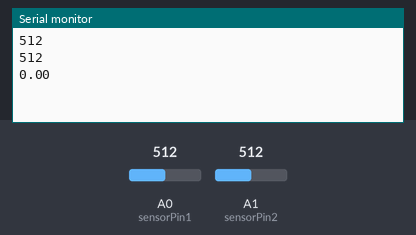
Simulated run of this sketch. Board: Arduino Uno, built with avr-gcc and run on an emulated ATmega328P. Shown: the last lines printed to the serial monitor. Inputs (shaded band) come from the test bench; at power-on: A0 (sensorPin1) = 512, A1 (sensorPin2) = 512.

Above: at 2.3 s.
2.4 s: A0 (sensorPin1) set to 716
At 4.4 s:
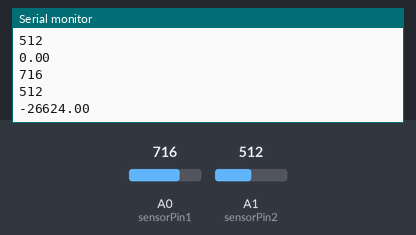
4.5 s: A1 (sensorPin2) set to 716
At 6.3 s:
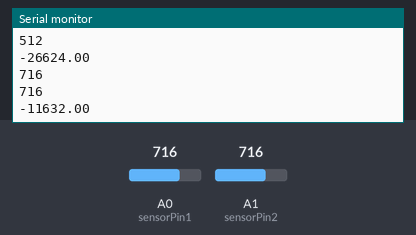
6.6 s: A0 (sensorPin1) set to 900
8.7 s: A1 (sensorPin2) set to 900
At 8.7 s:
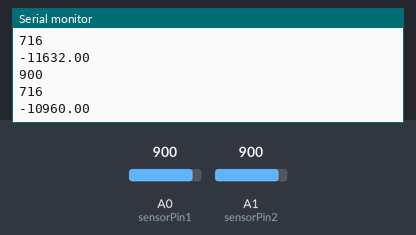
Timing chart, 0 to 11.7 s (numbered marks = the images above; inputs shaded):
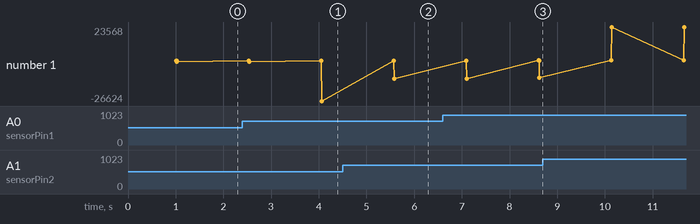

Measured:
- after the input at 2.4 s, the serial monitor: prints a new line after 1.7 s (image 1)
- after the input at 4.5 s, the serial monitor: prints a new line after 1.1 s (image 2)
- plotted number 1: 0 → -26624 after the input at 2.4 s, -26624 → -11632 after the input at 4.5 s, -11632 → -10960 after the input at 6.6 s, -10960 → 23568 after the input at 8.7 s

The sketch:

ComunicacaoSerialArduino.ino
```cpp
// Biblioteca necessária para a comunicação serial
#include <SoftwareSerial.h>

// Pino do sensor conectado à entrada analógica A0
const int sensorPin1 = A0;
const int sensorPin2 = A1;

// Objeto da biblioteca SoftwareSerial para a comunicação com o ESP8266
SoftwareSerial espSerial(2, 3);  // RX, TX (Pinos digitais 2 e 3)

void setup() {
  // Inicializa a comunicação serial com a velocidade de 9600 bps
  Serial.begin(9600);

  // Inicializa a comunicação serial com o ESP8266 na velocidade de 9600 bps
  espSerial.begin(9600);
}

void loop() {
  // Lê o valor do sensor
  int sensorValue1 = analogRead(sensorPin1);
  int sensorValue2 = analogRead(sensorPin2);

// Calcula a potência
  float potencia = sensorValue1 * sensorValue2;

  // Envia os dados para o ESP8266 via comunicação serial
  espSerial.print(sensorValue1);
  espSerial.print(',');
  espSerial.print(sensorValue2);
  espSerial.print(',');
  espSerial.print(potencia);
  espSerial.print('\n');  // Adiciona uma nova linha para indicar o fim da transmissão

  // Aguarda um pequeno intervalo antes de ler os próximos valores dos sensores
  delay(1000);

  Serial.println(sensorValue1);
  Serial.println(sensorValue2);
  Serial.println(potencia);
  delay(500);
}
```
